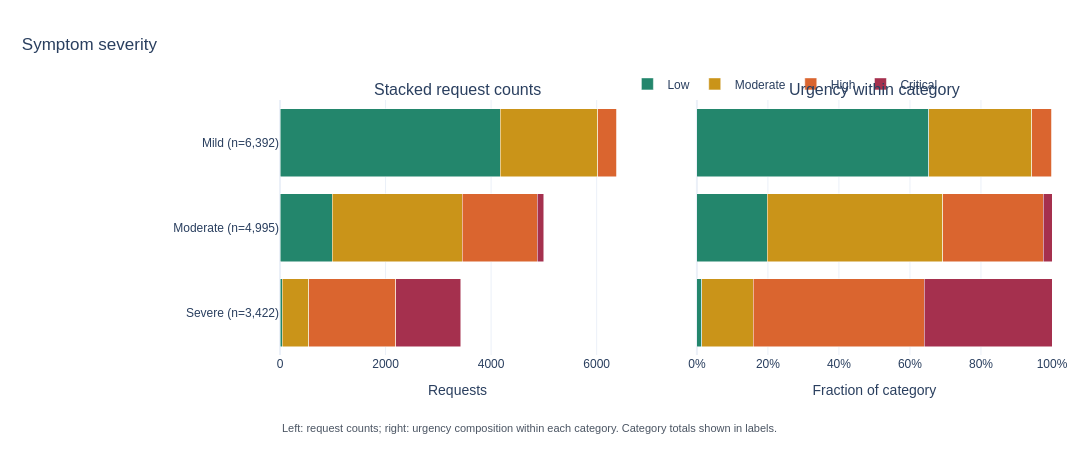
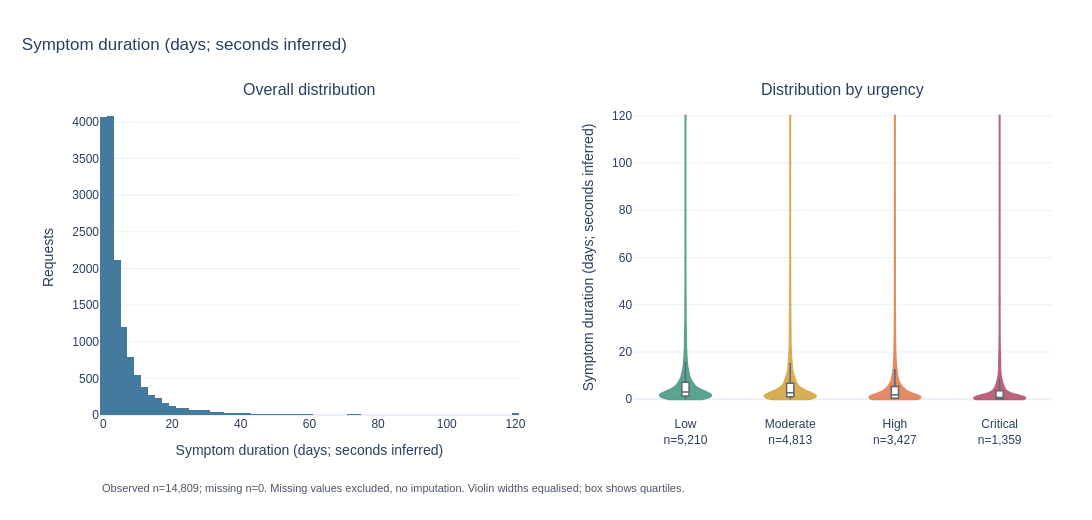

Notebook code cell kept with these figures, in order:
### Markdown cell above
## Severity, symptom duration, onset, and pain

Severity and pain follow their ordinal label order. Duration is shown on its full days scale and as log-transformed hours. Seconds are inferred from the raw magnitudes and minute alignment, not confirmed by source metadata. No tail trimming or imputation is applied. Compare the raw and transformed views before selecting assumptions for future tests.

### Code cell
show_figures(
    figures,
    [
        "symptom_severity",
        "symptom_duration_days",
        "symptom_duration_log1p_hours",
        "symptom_onset",
        "pain_level",
    ],
)

### Figure 1 — Plotly figure (JSON) as saved in the notebook; plotly's stock layout.template omitted (floating-point values rounded to 4 significant figures)
{"data": [{"customdata": [[4173, 6392], [992, 4995], [45, 3422]], "hovertemplate": "%{y}<br>Low: %{customdata[0]:,.0f} requests<extra></extra>", "legendgroup": "Low", "marker": {"color": "#23866c"}, "name": "Low", "orientation": "h", "showlegend": true, "type": "bar", "x": [4173, 992, 45], "xaxis": "x", "y": ["Mild (n=6,392)", "Moderate (n=4,995)", "Severe (n=3,422)"], "yaxis": "y"}, {"customdata": [[4173, 6392], [992, 4995], [45, 3422]], "hovertemplate": "%{y}<br>Low: %{customdata[0]:,.0f} requests<br>Within category: %{x:.1%}<extra></extra>", "legendgroup": "Low", "marker": {"color": "#23866c"}, "name": "Low", "orientation": "h", "showlegend": false, "type": "bar", "x": [0.6528, 0.1986, 0.01315], "xaxis": "x2", "y": ["Mild (n=6,392)", "Moderate (n=4,995)", "Severe (n=3,422)"], "yaxis": "y2"}, {"customdata": [[1852, 6392], [2463, 4995], [498, 3422]], "hovertemplate": "%{y}<br>Moderate: %{customdata[0]:,.0f} requests<extra></extra>", "legendgroup": "Moderate", "marker": {"color": "#ca9419"}, "name": "Moderate", "orientation": "h", "showlegend": true, "type": "bar", "x": [1852, 2463, 498], "xaxis": "x", "y": ["Mild (n=6,392)", "Moderate (n=4,995)", "Severe (n=3,422)"], "yaxis": "y"}, {"customdata": [[1852, 6392], [2463, 4995], [498, 3422]], "hovertemplate": "%{y}<br>Moderate: %{customdata[0]:,.0f} requests<br>Within category: %{x:.1%}<extra></extra>", "legendgroup": "Moderate", "marker": {"color": "#ca9419"}, "name": "Moderate", "orientation": "h", "showlegend": false, "type": "bar", "x": [0.2897, 0.4931, 0.1455], "xaxis": "x2", "y": ["Mild (n=6,392)", "Moderate (n=4,995)", "Severe (n=3,422)"], "yaxis": "y2"}, {"customdata": [[360, 6392], [1420, 4995], [1647, 3422]], "hovertemplate": "%{y}<br>High: %{customdata[0]:,.0f} requests<extra></extra>", "legendgroup": "High", "marker": {"color": "#da652f"}, "name": "High", "orientation": "h", "showlegend": true, "type": "bar", "x": [360, 1420, 1647], "xaxis": "x", "y": ["Mild (n=6,392)", "Moderate (n=4,995)", "Severe (n=3,422)"], "yaxis": "y"}, {"customdata": [[360, 6392], [1420, 4995], [1647, 3422]], "hovertemplate": "%{y}<br>High: %{customdata[0]:,.0f} requests<br>Within category: %{x:.1%}<extra></extra>", "legendgroup": "High", "marker": {"color": "#da652f"}, "name": "High", "orientation": "h", "showlegend": false, "type": "bar", "x": [0.05632, 0.2843, 0.4813], "xaxis": "x2", "y": ["Mild (n=6,392)", "Moderate (n=4,995)", "Severe (n=3,422)"], "yaxis": "y2"}, {"customdata": [[7, 6392], [120, 4995], [1232, 3422]], "hovertemplate": "%{y}<br>Critical: %{customdata[0]:,.0f} requests<extra></extra>", "legendgroup": "Critical", "marker": {"color": "#a5304e"}, "name": "Critical", "orientation": "h", "showlegend": true, "type": "bar", "x": [7, 120, 1232], "xaxis": "x", "y": ["Mild (n=6,392)", "Moderate (n=4,995)", "Severe (n=3,422)"], "yaxis": "y"}, {"customdata": [[7, 6392], [120, 4995], [1232, 3422]], "hovertemplate": "%{y}<br>Critical: %{customdata[0]:,.0f} requests<br>Within category: %{x:.1%}<extra></extra>", "legendgroup": "Critical", "marker": {"color": "#a5304e"}, "name": "Critical", "orientation": "h", "showlegend": false, "type": "bar", "x": [0.001095, 0.02402, 0.36], "xaxis": "x2", "y": ["Mild (n=6,392)", "Moderate (n=4,995)", "Severe (n=3,422)"], "yaxis": "y2"}], "layout": {"annotations": [{"font": {"size": 16}, "showarrow": false, "text": "Stacked request counts", "x": 0.23, "xanchor": "center", "xref": "paper", "y": 1.0, "yanchor": "bottom", "yref": "paper"}, {"font": {"size": 16}, "showarrow": false, "text": "Urgency within category", "x": 0.77, "xanchor": "center", "xref": "paper", "y": 1.0, "yanchor": "bottom", "yref": "paper"}, {"align": "left", "font": {"color": "#4b5563", "size": 11}, "showarrow": false, "text": "Left: request counts; right: urgency composition within each category. Category totals shown in labels.", "x": 0, "xref": "paper", "y": 0, "yanchor": "top", "yref": "paper", "yshift": -65}], "barmode": "stack", "font": {"family": "Arial, sans-serif", "size": 12}, "height": 460, "legend": {"orientation": "h", "x": 0.45, "y": 1.12}, "margin": {"b": 105, "l": 280, "r": 40, "t": 100}, "paper_bgcolor": "white", "plot_bgcolor": "white", "title": {"text": "Symptom severity", "x": 0.02}, "width": 1200, "xaxis": {"anchor": "y", "domain": [0.0, 0.46], "title": {"text": "Requests"}}, "xaxis2": {"anchor": "y2", "domain": [0.54, 1.0], "range": [0, 1], "tickformat": ".0%", "title": {"text": "Fraction of category"}}, "yaxis": {"anchor": "x", "autorange": "reversed", "domain": [0.0, 1.0]}, "yaxis2": {"anchor": "x2", "autorange": "reversed", "domain": [0.0, 1.0], "showticklabels": false}}}

### Figure 2 — Plotly figure (JSON) as saved in the notebook; plotly's stock layout.template omitted (floating-point values rounded to 4 significant figures; data arrays with more than 128 entries replaced by an {"elided": "..."} marker saying what was removed)
{"data": [{"hovertemplate": "Symptom duration (days; seconds inferred): %{x}<br>Requests: %{y:,}<extra></extra>", "marker": {"color": "#437a9e"}, "name": "All labelled", "nbinsx": 60, "showlegend": false, "type": "histogram", "x": {"elided": "14809 float values"}, "xaxis": "x", "yaxis": "y"}, {"box": {"fillcolor": "white", "line": {"color": "#243746", "width": 1.5}, "visible": true, "width": 0.14}, "fillcolor": "#23866c", "line": {"color": "#23866c"}, "name": "Low", "opacity": 0.75, "points": false, "scalemode": "width", "showlegend": false, "spanmode": "hard", "type": "violin", "x": {"elided": "5210 str values"}, "xaxis": "x2", "y": {"elided": "5210 float values"}, "yaxis": "y2"}, {"box": {"fillcolor": "white", "line": {"color": "#243746", "width": 1.5}, "visible": true, "width": 0.14}, "fillcolor": "#ca9419", "line": {"color": "#ca9419"}, "name": "Moderate", "opacity": 0.75, "points": false, "scalemode": "width", "showlegend": false, "spanmode": "hard", "type": "violin", "x": {"elided": "4813 str values"}, "xaxis": "x2", "y": {"elided": "4813 float values"}, "yaxis": "y2"}, {"box": {"fillcolor": "white", "line": {"color": "#243746", "width": 1.5}, "visible": true, "width": 0.14}, "fillcolor": "#da652f", "line": {"color": "#da652f"}, "name": "High", "opacity": 0.75, "points": false, "scalemode": "width", "showlegend": false, "spanmode": "hard", "type": "violin", "x": {"elided": "3427 str values"}, "xaxis": "x2", "y": {"elided": "3427 float values"}, "yaxis": "y2"}, {"box": {"fillcolor": "white", "line": {"color": "#243746", "width": 1.5}, "visible": true, "width": 0.14}, "fillcolor": "#a5304e", "line": {"color": "#a5304e"}, "name": "Critical", "opacity": 0.75, "points": false, "scalemode": "width", "showlegend": false, "spanmode": "hard", "type": "violin", "x": {"elided": "1359 str values"}, "xaxis": "x2", "y": {"elided": "1359 float values"}, "yaxis": "y2"}], "layout": {"annotations": [{"font": {"size": 16}, "showarrow": false, "text": "Overall distribution", "x": 0.22, "xanchor": "center", "xref": "paper", "y": 1.0, "yanchor": "bottom", "yref": "paper"}, {"font": {"size": 16}, "showarrow": false, "text": "Distribution by urgency", "x": 0.78, "xanchor": "center", "xref": "paper", "y": 1.0, "yanchor": "bottom", "yref": "paper"}, {"align": "left", "font": {"color": "#4b5563", "size": 11}, "showarrow": false, "text": "Observed n=14,809; missing n=0. Missing values excluded, no imputation. Violin widths equalised; box shows quartiles.", "x": 0, "xref": "paper", "y": 0, "yanchor": "top", "yref": "paper", "yshift": -65}], "font": {"family": "Arial, sans-serif", "size": 12}, "height": 520, "legend": {"orientation": "h", "x": 0.45, "y": 1.12}, "margin": {"b": 105, "l": 100, "r": 40, "t": 100}, "paper_bgcolor": "white", "plot_bgcolor": "white", "title": {"text": "Symptom duration (days; seconds inferred)", "x": 0.02}, "width": 1200, "xaxis": {"anchor": "y", "domain": [0.0, 0.44], "title": {"text": "Symptom duration (days; seconds inferred)"}}, "xaxis2": {"anchor": "y2", "categoryarray": ["Low", "Moderate", "High", "Critical"], "categoryorder": "array", "domain": [0.56, 1.0], "ticktext": ["Low<br>n=5,210", "Moderate<br>n=4,813", "High<br>n=3,427", "Critical<br>n=1,359"], "tickvals": ["Low", "Moderate", "High", "Critical"]}, "yaxis": {"anchor": "x", "domain": [0.0, 1.0], "title": {"text": "Requests"}}, "yaxis2": {"anchor": "x2", "domain": [0.0, 1.0], "title": {"text": "Symptom duration (days; seconds inferred)"}}}}
